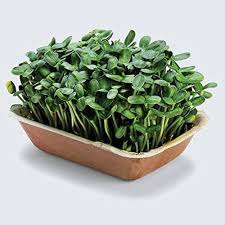
#> input picture images/16604d0f-3c1b-4183-a8c9-b34eb3bb02af_2e486726.jpg, 225 x 225 px
$ python -i process-hero-images.py   (imports and definitions only)
#> lines starting #> are read from the running program, lines starting #| are printed output that depends on the picture
#> further down, picture is the input picture: PIL image 225x225 RGB; mean R, G, B 168.7, 175.3, 163.8
#!/usr/bin/env python3
"""Crop and resize hero slideshow images to 4:3 (1200x900)."""

from pathlib import Path
from PIL import Image, ImageOps

SRC = Path(
    r"C:\Users\variz\.cursor\projects\c-Users-variz-Documents-curser\assets"
)
DST = Path(__file__).resolve().parent.parent / "public" / "images" / "hero-slideshow"
TARGET_W, TARGET_H = 1200, 900  # 4:3
TARGET_RATIO = TARGET_W / TARGET_H

SKIP_KEYWORDS = ("ghasssss",)  # website screenshot

NAMES = {
    "9cf116eb": "01-product-bowl.jpg",
    "f67a7147": "02-wooden-bowl.jpg",
    "ba174644": "03-comparison.jpg",
    "605b4ffc": "04-benefits.jpg",
    "23b04481": "05-fresh-pure.jpg",
    "da21d9f3": "06-brand-end.jpg",
    "becb3573": "07-recipe-steps.jpg",
    "7cce7e85": "08-salad-plates.jpg",
}


def smart_crop(img: Image.Image) -> Image.Image:
    w, h = img.size
#> w = 225; h = 225
    current = w / h
#> current = 1

    if current > TARGET_RATIO:
        # too wide — crop width
        new_w = int(h * TARGET_RATIO)
        left = (w - new_w) // 2
        img = img.crop((left, 0, left + new_w, h))
    elif current < TARGET_RATIO:
        # too tall — crop height (bias slightly toward top for portraits)
        new_h = int(w / TARGET_RATIO)
#> new_h = 168
        top = max(0, (h - new_h) // 3)  # keep upper portion for vertical promos
#> top = 19
        img = img.crop((0, top, w, top + new_h))
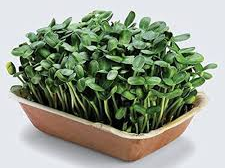
#> img: PIL image 225x168 RGB; mean R, G, B 148.7, 156.6, 139.5

    return img.resize((TARGET_W, TARGET_H), Image.Resampling.LANCZOS)
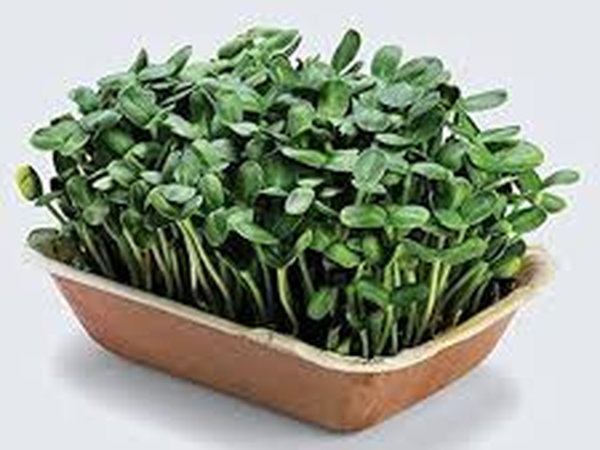
#> returned value: PIL image 1200x900 RGB (shown at 1/2 size); mean R, G, B 148.8, 156.6, 139.6


def main():
    DST.mkdir(parents=True, exist_ok=True)
    processed = []

    for src in sorted(SRC.glob("*.png")):
        if any(k in src.name for k in SKIP_KEYWORDS):
            print(f"  skip {src.name}")
            continue

        out_name = None
        for key, name in NAMES.items():
            if key in src.name:
                out_name = name
                break
        if not out_name:
            out_name = f"slide-{len(processed) + 1:02d}.jpg"

        img = Image.open(src).convert("RGB")
        img = ImageOps.exif_transpose(img)
        img = smart_crop(img)
        out_path = DST / out_name
        img.save(out_path, "JPEG", quality=88, optimize=True)
        processed.append(out_name)
        print(f"  {src.name[:40]}... -> {out_name} ({img.size})")

    print(f"\nDone: {len(processed)} images -> {DST}")


# [2 lines not run here, left out]

>>> from PIL import Image
>>> picture = Image.open('../images/16604d0f-3c1b-4183-a8c9-b34eb3bb02af_2e486726.jpg')
>>> result = smart_crop(picture)

$ run again, on images/ee1bc19f-eb9e-4bae-8bd8-254fdcb80970_c6dc0234.jpg
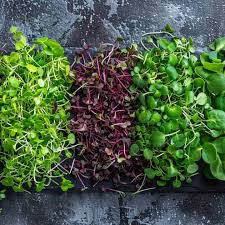
#> input picture images/ee1bc19f-eb9e-4bae-8bd8-254fdcb80970_c6dc0234.jpg, 225 x 225 px
#> picture is the input picture: PIL image 225x225 RGB; mean R, G, B 73.9, 94.4, 66.2
#> in smart_crop, `img = img.crop((0, top, w, top + new_h))`:
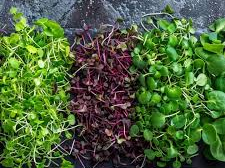
#> img: PIL image 225x168 RGB; mean R, G, B 75.7, 100, 58
#> in smart_crop, `return img.resize((TARGET_W, TARGET_H), Image.Resampling.LANCZOS)`:
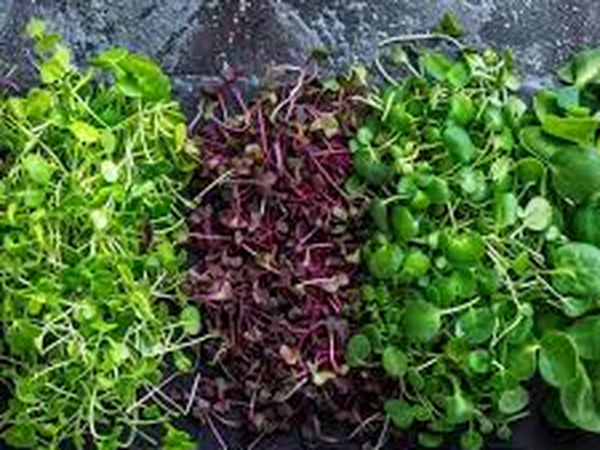
#> returned value: PIL image 1200x900 RGB (shown at 1/2 size); mean R, G, B 75.8, 100.1, 58.4
